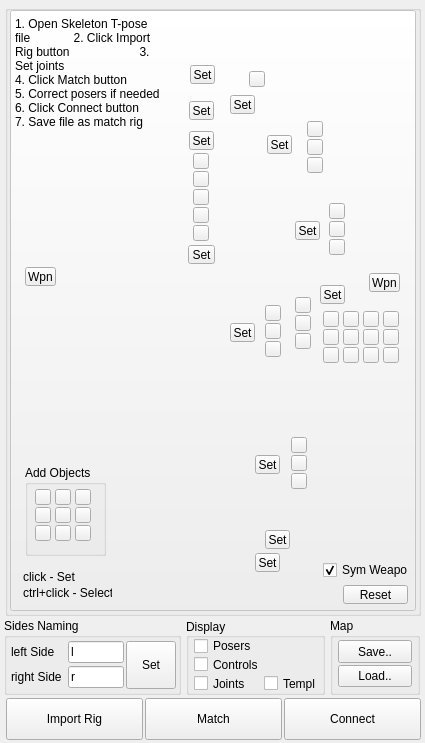
<?xml version="1.0" encoding="UTF-8"?>
<ui version="4.0">
 <class>Dialog</class>
 <widget class="QDialog" name="Dialog">
  <property name="geometry">
   <rect>
    <x>0</x>
    <y>0</y>
    <width>425</width>
    <height>743</height>
   </rect>
  </property>
  <property name="sizePolicy">
   <sizepolicy hsizetype="Fixed" vsizetype="Fixed">
    <horstretch>0</horstretch>
    <verstretch>0</verstretch>
   </sizepolicy>
  </property>
  <property name="windowTitle">
   <string>Rig Studio - Matcher</string>
  </property>
  <widget class="QGroupBox" name="groupBox">
   <property name="geometry">
    <rect>
     <x>5</x>
     <y>5</y>
     <width>416</width>
     <height>611</height>
    </rect>
   </property>
   <property name="title">
    <string/>
   </property>
   <widget class="QPushButton" name="back_btn">
    <property name="enabled">
     <bool>false</bool>
    </property>
    <property name="geometry">
     <rect>
      <x>5</x>
      <y>5</y>
      <width>406</width>
      <height>601</height>
     </rect>
    </property>
    <property name="sizePolicy">
     <sizepolicy hsizetype="Fixed" vsizetype="Fixed">
      <horstretch>0</horstretch>
      <verstretch>0</verstretch>
     </sizepolicy>
    </property>
    <property name="text">
     <string/>
    </property>
    <property name="icon">
     <iconset>
      <normaloff>back.png</normaloff>back.png</iconset>
    </property>
    <property name="iconSize">
     <size>
      <width>556</width>
      <height>687</height>
     </size>
    </property>
    <property name="autoDefault">
     <bool>true</bool>
    </property>
    <property name="flat">
     <bool>false</bool>
    </property>
   </widget>
   <widget class="QToolButton" name="shoulder_btn">
    <property name="geometry">
     <rect>
      <x>225</x>
      <y>90</y>
      <width>25</width>
      <height>19</height>
     </rect>
    </property>
    <property name="text">
     <string>Set</string>
    </property>
   </widget>
   <widget class="QToolButton" name="foot_btn">
    <property name="geometry">
     <rect>
      <x>260</x>
      <y>525</y>
      <width>25</width>
      <height>19</height>
     </rect>
    </property>
    <property name="text">
     <string>Set</string>
    </property>
   </widget>
   <widget class="QToolButton" name="hip_btn">
    <property name="geometry">
     <rect>
      <x>225</x>
      <y>318</y>
      <width>25</width>
      <height>19</height>
     </rect>
    </property>
    <property name="text">
     <string>Set</string>
    </property>
   </widget>
   <widget class="QToolButton" name="arm_btn">
    <property name="geometry">
     <rect>
      <x>290</x>
      <y>216</y>
      <width>25</width>
      <height>19</height>
     </rect>
    </property>
    <property name="text">
     <string>Set</string>
    </property>
   </widget>
   <widget class="QToolButton" name="hand_btn">
    <property name="geometry">
     <rect>
      <x>315</x>
      <y>280</y>
      <width>25</width>
      <height>19</height>
     </rect>
    </property>
    <property name="text">
     <string>Set</string>
    </property>
   </widget>
   <widget class="QToolButton" name="head_btn">
    <property name="geometry">
     <rect>
      <x>185</x>
      <y>60</y>
      <width>25</width>
      <height>19</height>
     </rect>
    </property>
    <property name="text">
     <string>Set</string>
    </property>
   </widget>
   <widget class="QToolButton" name="leg_btn">
    <property name="geometry">
     <rect>
      <x>250</x>
      <y>450</y>
      <width>25</width>
      <height>19</height>
     </rect>
    </property>
    <property name="text">
     <string>Set</string>
    </property>
   </widget>
   <widget class="QToolButton" name="chest_btn">
    <property name="geometry">
     <rect>
      <x>184</x>
      <y>126</y>
      <width>25</width>
      <height>19</height>
     </rect>
    </property>
    <property name="text">
     <string>Set</string>
    </property>
   </widget>
   <widget class="QToolButton" name="forearm_btn">
    <property name="geometry">
     <rect>
      <x>262</x>
      <y>130</y>
      <width>25</width>
      <height>19</height>
     </rect>
    </property>
    <property name="text">
     <string>Set</string>
    </property>
   </widget>
   <widget class="QToolButton" name="pelvis_btn">
    <property name="geometry">
     <rect>
      <x>183</x>
      <y>240</y>
      <width>27</width>
      <height>19</height>
     </rect>
    </property>
    <property name="text">
     <string>Set</string>
    </property>
   </widget>
   <widget class="QToolButton" name="spine_4_btn">
    <property name="geometry">
     <rect>
      <x>188</x>
      <y>166</y>
      <width>16</width>
      <height>16</height>
     </rect>
    </property>
    <property name="text">
     <string/>
    </property>
   </widget>
   <widget class="QToolButton" name="neck_btn">
    <property name="geometry">
     <rect>
      <x>184</x>
      <y>96</y>
      <width>25</width>
      <height>19</height>
     </rect>
    </property>
    <property name="text">
     <string>Set</string>
    </property>
   </widget>
   <widget class="QToolButton" name="spine_3_btn">
    <property name="geometry">
     <rect>
      <x>188</x>
      <y>184</y>
      <width>16</width>
      <height>16</height>
     </rect>
    </property>
    <property name="text">
     <string/>
    </property>
   </widget>
   <widget class="QToolButton" name="spine_2_btn">
    <property name="geometry">
     <rect>
      <x>188</x>
      <y>202</y>
      <width>16</width>
      <height>16</height>
     </rect>
    </property>
    <property name="text">
     <string/>
    </property>
   </widget>
   <widget class="QToolButton" name="spine_1_btn">
    <property name="geometry">
     <rect>
      <x>188</x>
      <y>220</y>
      <width>16</width>
      <height>16</height>
     </rect>
    </property>
    <property name="text">
     <string/>
    </property>
   </widget>
   <widget class="QToolButton" name="spine_5_btn">
    <property name="geometry">
     <rect>
      <x>188</x>
      <y>148</y>
      <width>16</width>
      <height>16</height>
     </rect>
    </property>
    <property name="text">
     <string/>
    </property>
   </widget>
   <widget class="QToolButton" name="toe_btn">
    <property name="geometry">
     <rect>
      <x>250</x>
      <y>548</y>
      <width>25</width>
      <height>19</height>
     </rect>
    </property>
    <property name="text">
     <string>Set</string>
    </property>
   </widget>
   <widget class="QToolButton" name="forearm_1_btn">
    <property name="geometry">
     <rect>
      <x>302</x>
      <y>116</y>
      <width>16</width>
      <height>16</height>
     </rect>
    </property>
    <property name="text">
     <string/>
    </property>
   </widget>
   <widget class="QToolButton" name="forearm_2_btn">
    <property name="geometry">
     <rect>
      <x>302</x>
      <y>134</y>
      <width>16</width>
      <height>16</height>
     </rect>
    </property>
    <property name="text">
     <string/>
    </property>
   </widget>
   <widget class="QToolButton" name="forearm_3_btn">
    <property name="geometry">
     <rect>
      <x>302</x>
      <y>152</y>
      <width>16</width>
      <height>16</height>
     </rect>
    </property>
    <property name="text">
     <string/>
    </property>
   </widget>
   <widget class="QToolButton" name="arm_3_btn">
    <property name="geometry">
     <rect>
      <x>324</x>
      <y>234</y>
      <width>16</width>
      <height>16</height>
     </rect>
    </property>
    <property name="text">
     <string/>
    </property>
   </widget>
   <widget class="QToolButton" name="arm_1_btn">
    <property name="geometry">
     <rect>
      <x>324</x>
      <y>198</y>
      <width>16</width>
      <height>16</height>
     </rect>
    </property>
    <property name="text">
     <string/>
    </property>
   </widget>
   <widget class="QToolButton" name="arm_2_btn">
    <property name="geometry">
     <rect>
      <x>324</x>
      <y>216</y>
      <width>16</width>
      <height>16</height>
     </rect>
    </property>
    <property name="text">
     <string/>
    </property>
   </widget>
   <widget class="QToolButton" name="hip_3_btn">
    <property name="geometry">
     <rect>
      <x>260</x>
      <y>336</y>
      <width>16</width>
      <height>16</height>
     </rect>
    </property>
    <property name="text">
     <string/>
    </property>
   </widget>
   <widget class="QToolButton" name="hip_2_btn">
    <property name="geometry">
     <rect>
      <x>260</x>
      <y>318</y>
      <width>16</width>
      <height>16</height>
     </rect>
    </property>
    <property name="text">
     <string/>
    </property>
   </widget>
   <widget class="QToolButton" name="hip_1_btn">
    <property name="geometry">
     <rect>
      <x>260</x>
      <y>300</y>
      <width>16</width>
      <height>16</height>
     </rect>
    </property>
    <property name="text">
     <string/>
    </property>
   </widget>
   <widget class="QToolButton" name="leg_3_btn">
    <property name="geometry">
     <rect>
      <x>286</x>
      <y>468</y>
      <width>16</width>
      <height>16</height>
     </rect>
    </property>
    <property name="text">
     <string/>
    </property>
   </widget>
   <widget class="QToolButton" name="leg_1_btn">
    <property name="geometry">
     <rect>
      <x>286</x>
      <y>432</y>
      <width>16</width>
      <height>16</height>
     </rect>
    </property>
    <property name="text">
     <string/>
    </property>
   </widget>
   <widget class="QToolButton" name="leg_2_btn">
    <property name="geometry">
     <rect>
      <x>286</x>
      <y>450</y>
      <width>16</width>
      <height>16</height>
     </rect>
    </property>
    <property name="text">
     <string/>
    </property>
   </widget>
   <widget class="QLabel" name="label">
    <property name="geometry">
     <rect>
      <x>18</x>
      <y>564</y>
      <width>73</width>
      <height>16</height>
     </rect>
    </property>
    <property name="text">
     <string>click - Set</string>
    </property>
   </widget>
   <widget class="QLabel" name="label_2">
    <property name="geometry">
     <rect>
      <x>18</x>
      <y>580</y>
      <width>89</width>
      <height>16</height>
     </rect>
    </property>
    <property name="text">
     <string>ctrl+click - Select</string>
    </property>
   </widget>
   <widget class="QToolButton" name="reset_btn">
    <property name="geometry">
     <rect>
      <x>338</x>
      <y>580</y>
      <width>65</width>
      <height>19</height>
     </rect>
    </property>
    <property name="text">
     <string>Reset</string>
    </property>
   </widget>
   <widget class="QLabel" name="label_3">
    <property name="geometry">
     <rect>
      <x>10</x>
      <y>12</y>
      <width>149</width>
      <height>115</height>
     </rect>
    </property>
    <property name="text">
     <string>1. Open Skeleton T-pose file             2. Click Import Rig button                     3. Set joints                                   4. Click Match button                               5. Correct posers if needed                              6. Click Connect button                         7. Save file as match rig</string>
    </property>
    <property name="alignment">
     <set>Qt::AlignLeading|Qt::AlignLeft|Qt::AlignTop</set>
    </property>
    <property name="wordWrap">
     <bool>true</bool>
    </property>
   </widget>
   <widget class="QToolButton" name="finger_1_1_btn">
    <property name="geometry">
     <rect>
      <x>290</x>
      <y>292</y>
      <width>16</width>
      <height>16</height>
     </rect>
    </property>
    <property name="text">
     <string/>
    </property>
   </widget>
   <widget class="QToolButton" name="finger_1_2_btn">
    <property name="geometry">
     <rect>
      <x>290</x>
      <y>310</y>
      <width>16</width>
      <height>16</height>
     </rect>
    </property>
    <property name="text">
     <string/>
    </property>
   </widget>
   <widget class="QToolButton" name="finger_1_3_btn">
    <property name="geometry">
     <rect>
      <x>290</x>
      <y>328</y>
      <width>16</width>
      <height>16</height>
     </rect>
    </property>
    <property name="text">
     <string/>
    </property>
   </widget>
   <widget class="QToolButton" name="finger_2_3_btn">
    <property name="geometry">
     <rect>
      <x>318</x>
      <y>342</y>
      <width>16</width>
      <height>16</height>
     </rect>
    </property>
    <property name="text">
     <string/>
    </property>
   </widget>
   <widget class="QToolButton" name="finger_2_2_btn">
    <property name="geometry">
     <rect>
      <x>318</x>
      <y>324</y>
      <width>16</width>
      <height>16</height>
     </rect>
    </property>
    <property name="text">
     <string/>
    </property>
   </widget>
   <widget class="QToolButton" name="finger_2_1_btn">
    <property name="geometry">
     <rect>
      <x>318</x>
      <y>306</y>
      <width>16</width>
      <height>16</height>
     </rect>
    </property>
    <property name="text">
     <string/>
    </property>
   </widget>
   <widget class="QToolButton" name="finger_3_3_btn">
    <property name="geometry">
     <rect>
      <x>338</x>
      <y>342</y>
      <width>16</width>
      <height>16</height>
     </rect>
    </property>
    <property name="text">
     <string/>
    </property>
   </widget>
   <widget class="QToolButton" name="finger_3_2_btn">
    <property name="geometry">
     <rect>
      <x>338</x>
      <y>324</y>
      <width>16</width>
      <height>16</height>
     </rect>
    </property>
    <property name="text">
     <string/>
    </property>
   </widget>
   <widget class="QToolButton" name="finger_3_1_btn">
    <property name="geometry">
     <rect>
      <x>338</x>
      <y>306</y>
      <width>16</width>
      <height>16</height>
     </rect>
    </property>
    <property name="text">
     <string/>
    </property>
   </widget>
   <widget class="QToolButton" name="finger_4_1_btn">
    <property name="geometry">
     <rect>
      <x>358</x>
      <y>306</y>
      <width>16</width>
      <height>16</height>
     </rect>
    </property>
    <property name="text">
     <string/>
    </property>
   </widget>
   <widget class="QToolButton" name="finger_5_1_btn">
    <property name="geometry">
     <rect>
      <x>378</x>
      <y>306</y>
      <width>16</width>
      <height>16</height>
     </rect>
    </property>
    <property name="text">
     <string/>
    </property>
   </widget>
   <widget class="QToolButton" name="finger_4_2_btn">
    <property name="geometry">
     <rect>
      <x>358</x>
      <y>324</y>
      <width>16</width>
      <height>16</height>
     </rect>
    </property>
    <property name="text">
     <string/>
    </property>
   </widget>
   <widget class="QToolButton" name="finger_4_3_btn">
    <property name="geometry">
     <rect>
      <x>358</x>
      <y>342</y>
      <width>16</width>
      <height>16</height>
     </rect>
    </property>
    <property name="text">
     <string/>
    </property>
   </widget>
   <widget class="QToolButton" name="finger_5_3_btn">
    <property name="geometry">
     <rect>
      <x>378</x>
      <y>342</y>
      <width>16</width>
      <height>16</height>
     </rect>
    </property>
    <property name="text">
     <string/>
    </property>
   </widget>
   <widget class="QToolButton" name="finger_5_2_btn">
    <property name="geometry">
     <rect>
      <x>378</x>
      <y>324</y>
      <width>16</width>
      <height>16</height>
     </rect>
    </property>
    <property name="text">
     <string/>
    </property>
   </widget>
   <widget class="QToolButton" name="acc_1_btn">
    <property name="geometry">
     <rect>
      <x>244</x>
      <y>66</y>
      <width>16</width>
      <height>16</height>
     </rect>
    </property>
    <property name="text">
     <string/>
    </property>
   </widget>
   <widget class="QToolButton" name="weapon_1_btn">
    <property name="geometry">
     <rect>
      <x>364</x>
      <y>268</y>
      <width>31</width>
      <height>19</height>
     </rect>
    </property>
    <property name="text">
     <string>Wpn</string>
    </property>
   </widget>
   <widget class="QToolButton" name="symWeapon_1_btn">
    <property name="geometry">
     <rect>
      <x>20</x>
      <y>262</y>
      <width>31</width>
      <height>19</height>
     </rect>
    </property>
    <property name="text">
     <string>Wpn</string>
    </property>
   </widget>
   <widget class="QCheckBox" name="symWeapon_cb">
    <property name="geometry">
     <rect>
      <x>318</x>
      <y>556</y>
      <width>85</width>
      <height>18</height>
     </rect>
    </property>
    <property name="text">
     <string>Sym Weapon</string>
    </property>
    <property name="checked">
     <bool>true</bool>
    </property>
   </widget>
   <widget class="QGroupBox" name="groupBox_2">
    <property name="geometry">
     <rect>
      <x>20</x>
      <y>460</y>
      <width>81</width>
      <height>91</height>
     </rect>
    </property>
    <property name="title">
     <string>Add Objects</string>
    </property>
    <widget class="QToolButton" name="addObject_6_btn">
     <property name="geometry">
      <rect>
       <x>30</x>
       <y>60</y>
       <width>16</width>
       <height>16</height>
      </rect>
     </property>
     <property name="text">
      <string/>
     </property>
    </widget>
    <widget class="QToolButton" name="addObject_4_btn">
     <property name="geometry">
      <rect>
       <x>30</x>
       <y>42</y>
       <width>16</width>
       <height>16</height>
      </rect>
     </property>
     <property name="text">
      <string/>
     </property>
    </widget>
    <widget class="QToolButton" name="addObject_2_btn">
     <property name="geometry">
      <rect>
       <x>30</x>
       <y>24</y>
       <width>16</width>
       <height>16</height>
      </rect>
     </property>
     <property name="text">
      <string/>
     </property>
    </widget>
    <widget class="QToolButton" name="addObject_3_btn">
     <property name="geometry">
      <rect>
       <x>10</x>
       <y>42</y>
       <width>16</width>
       <height>16</height>
      </rect>
     </property>
     <property name="text">
      <string/>
     </property>
    </widget>
    <widget class="QToolButton" name="addObject_5_btn">
     <property name="geometry">
      <rect>
       <x>10</x>
       <y>60</y>
       <width>16</width>
       <height>16</height>
      </rect>
     </property>
     <property name="text">
      <string/>
     </property>
    </widget>
    <widget class="QToolButton" name="addObject_1_btn">
     <property name="geometry">
      <rect>
       <x>10</x>
       <y>24</y>
       <width>16</width>
       <height>16</height>
      </rect>
     </property>
     <property name="text">
      <string/>
     </property>
    </widget>
    <widget class="QToolButton" name="addObject_9_btn">
     <property name="geometry">
      <rect>
       <x>50</x>
       <y>60</y>
       <width>16</width>
       <height>16</height>
      </rect>
     </property>
     <property name="text">
      <string/>
     </property>
    </widget>
    <widget class="QToolButton" name="addObject_8_btn">
     <property name="geometry">
      <rect>
       <x>50</x>
       <y>42</y>
       <width>16</width>
       <height>16</height>
      </rect>
     </property>
     <property name="text">
      <string/>
     </property>
    </widget>
    <widget class="QToolButton" name="addObject_7_btn">
     <property name="geometry">
      <rect>
       <x>50</x>
       <y>24</y>
       <width>16</width>
       <height>16</height>
      </rect>
     </property>
     <property name="text">
      <string/>
     </property>
    </widget>
   </widget>
  </widget>
  <widget class="QWidget" name="layoutWidget">
   <property name="geometry">
    <rect>
     <x>6</x>
     <y>698</y>
     <width>415</width>
     <height>42</height>
    </rect>
   </property>
   <layout class="QHBoxLayout" name="horizontalLayout" stretch="0,0,0">
    <property name="spacing">
     <number>2</number>
    </property>
    <item>
     <widget class="QPushButton" name="importRig_btn">
      <property name="sizePolicy">
       <sizepolicy hsizetype="Minimum" vsizetype="Expanding">
        <horstretch>0</horstretch>
        <verstretch>0</verstretch>
       </sizepolicy>
      </property>
      <property name="minimumSize">
       <size>
        <width>0</width>
        <height>40</height>
       </size>
      </property>
      <property name="text">
       <string>Import Rig</string>
      </property>
     </widget>
    </item>
    <item>
     <widget class="QPushButton" name="match_btn">
      <property name="sizePolicy">
       <sizepolicy hsizetype="Minimum" vsizetype="Expanding">
        <horstretch>0</horstretch>
        <verstretch>0</verstretch>
       </sizepolicy>
      </property>
      <property name="minimumSize">
       <size>
        <width>0</width>
        <height>40</height>
       </size>
      </property>
      <property name="text">
       <string>Match</string>
      </property>
     </widget>
    </item>
    <item>
     <widget class="QPushButton" name="connect_btn">
      <property name="sizePolicy">
       <sizepolicy hsizetype="Minimum" vsizetype="Expanding">
        <horstretch>0</horstretch>
        <verstretch>0</verstretch>
       </sizepolicy>
      </property>
      <property name="minimumSize">
       <size>
        <width>0</width>
        <height>40</height>
       </size>
      </property>
      <property name="text">
       <string>Connect</string>
      </property>
     </widget>
    </item>
   </layout>
  </widget>
  <widget class="QGroupBox" name="sides_gb">
   <property name="enabled">
    <bool>true</bool>
   </property>
   <property name="geometry">
    <rect>
     <x>4</x>
     <y>618</y>
     <width>177</width>
     <height>77</height>
    </rect>
   </property>
   <property name="title">
    <string>Sides Naming</string>
   </property>
   <layout class="QHBoxLayout" name="horizontalLayout_2">
    <property name="spacing">
     <number>2</number>
    </property>
    <property name="leftMargin">
     <number>4</number>
    </property>
    <property name="topMargin">
     <number>2</number>
    </property>
    <property name="rightMargin">
     <number>2</number>
    </property>
    <property name="bottomMargin">
     <number>2</number>
    </property>
    <item>
     <layout class="QGridLayout" name="gridLayout">
      <property name="horizontalSpacing">
       <number>6</number>
      </property>
      <property name="verticalSpacing">
       <number>2</number>
      </property>
      <item row="0" column="1">
       <widget class="QLineEdit" name="leftSide_lineEdit">
        <property name="text">
         <string>l</string>
        </property>
       </widget>
      </item>
      <item row="1" column="1">
       <widget class="QLineEdit" name="rigthSide_lineEdit">
        <property name="text">
         <string>r</string>
        </property>
       </widget>
      </item>
      <item row="0" column="0">
       <widget class="QLabel" name="label_4">
        <property name="text">
         <string>left Side</string>
        </property>
       </widget>
      </item>
      <item row="1" column="0">
       <widget class="QLabel" name="label_5">
        <property name="text">
         <string>right Side</string>
        </property>
       </widget>
      </item>
     </layout>
    </item>
    <item>
     <widget class="QToolButton" name="sidesSet_btn">
      <property name="sizePolicy">
       <sizepolicy hsizetype="Preferred" vsizetype="Preferred">
        <horstretch>0</horstretch>
        <verstretch>0</verstretch>
       </sizepolicy>
      </property>
      <property name="minimumSize">
       <size>
        <width>50</width>
        <height>0</height>
       </size>
      </property>
      <property name="maximumSize">
       <size>
        <width>16777215</width>
        <height>48</height>
       </size>
      </property>
      <property name="text">
       <string>Set</string>
      </property>
     </widget>
    </item>
   </layout>
  </widget>
  <widget class="QGroupBox" name="display_gb">
   <property name="geometry">
    <rect>
     <x>186</x>
     <y>618</y>
     <width>139</width>
     <height>77</height>
    </rect>
   </property>
   <property name="title">
    <string>Display</string>
   </property>
   <property name="alignment">
    <set>Qt::AlignLeading|Qt::AlignLeft|Qt::AlignVCenter</set>
   </property>
   <property name="flat">
    <bool>false</bool>
   </property>
   <layout class="QGridLayout" name="gridLayout_2">
    <property name="leftMargin">
     <number>5</number>
    </property>
    <property name="topMargin">
     <number>0</number>
    </property>
    <property name="rightMargin">
     <number>0</number>
    </property>
    <property name="bottomMargin">
     <number>0</number>
    </property>
    <property name="horizontalSpacing">
     <number>0</number>
    </property>
    <property name="verticalSpacing">
     <number>2</number>
    </property>
    <item row="4" column="0">
     <widget class="QCheckBox" name="jointsVis_cb">
      <property name="text">
       <string>Joints</string>
      </property>
      <property name="checked">
       <bool>false</bool>
      </property>
     </widget>
    </item>
    <item row="5" column="0">
     <spacer name="verticalSpacer">
      <property name="orientation">
       <enum>Qt::Vertical</enum>
      </property>
      <property name="sizeHint" stdset="0">
       <size>
        <width>20</width>
        <height>40</height>
       </size>
      </property>
     </spacer>
    </item>
    <item row="4" column="1">
     <widget class="QCheckBox" name="jointsTempl_cb">
      <property name="text">
       <string>Templ</string>
      </property>
     </widget>
    </item>
    <item row="2" column="0">
     <widget class="QCheckBox" name="posersVis_cb">
      <property name="text">
       <string>Posers</string>
      </property>
      <property name="checked">
       <bool>false</bool>
      </property>
     </widget>
    </item>
    <item row="3" column="0">
     <widget class="QCheckBox" name="controlsVis_cb">
      <property name="text">
       <string>Controls</string>
      </property>
      <property name="checked">
       <bool>false</bool>
      </property>
     </widget>
    </item>
   </layout>
  </widget>
  <widget class="QGroupBox" name="map_gb">
   <property name="geometry">
    <rect>
     <x>330</x>
     <y>618</y>
     <width>90</width>
     <height>77</height>
    </rect>
   </property>
   <property name="title">
    <string>Map</string>
   </property>
   <layout class="QVBoxLayout" name="verticalLayout">
    <property name="spacing">
     <number>2</number>
    </property>
    <property name="leftMargin">
     <number>5</number>
    </property>
    <property name="topMargin">
     <number>2</number>
    </property>
    <property name="rightMargin">
     <number>5</number>
    </property>
    <property name="bottomMargin">
     <number>5</number>
    </property>
    <item>
     <widget class="QToolButton" name="save_btn">
      <property name="sizePolicy">
       <sizepolicy hsizetype="Preferred" vsizetype="Preferred">
        <horstretch>0</horstretch>
        <verstretch>0</verstretch>
       </sizepolicy>
      </property>
      <property name="text">
       <string>Save..</string>
      </property>
     </widget>
    </item>
    <item>
     <widget class="QToolButton" name="load_btn">
      <property name="sizePolicy">
       <sizepolicy hsizetype="Preferred" vsizetype="Preferred">
        <horstretch>0</horstretch>
        <verstretch>0</verstretch>
       </sizepolicy>
      </property>
      <property name="text">
       <string>Load..</string>
      </property>
     </widget>
    </item>
   </layout>
  </widget>
 </widget>
 <resources/>
 <connections/>
</ui>
